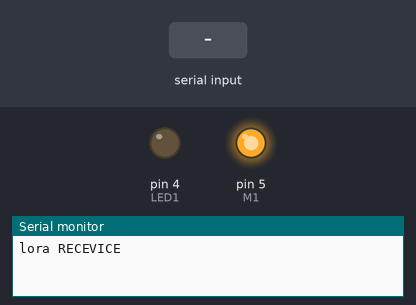
A sketch run on a simulated Arduino Uno, built with avr-gcc and run on an emulated ATmega328P. Parts: output pins drawn as LEDs (lit = HIGH), the last lines printed to the serial monitor. Inputs (shaded band) come from the test bench.

Above: at 1.2 s.
1.3 s: "on" received over the second serial link
At 2.8 s:
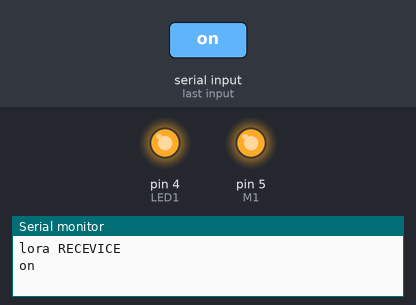
3.8 s: "off" received over the second serial link
At 5.9 s:
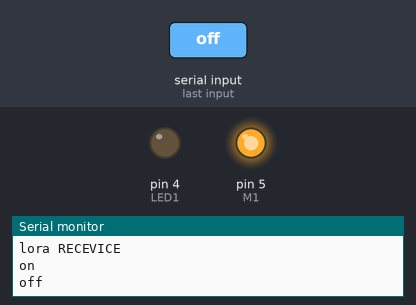
Timing chart, 0 to 7.4 s (numbered marks = the images above; inputs shaded):
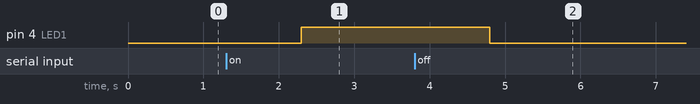

The sketch:

lora_led_slave.ino
```cpp
#include <SoftwareSerial.h>

#define LED1  4
const int M0 =4 ;   // M0 de set up MODE cho Module Lora
const int M1 =5 ;   // M1 de set up MODE cho Module Lora

// sử dụng 2 pin rx,tx để chuyển dữ liệu
SoftwareSerial loraSerial(2, 3); // TX, RX

void setup() {
  pinMode(LED1, OUTPUT);
  pinMode(M0,OUTPUT);
  pinMode(M1, OUTPUT);
  digitalWrite(M0,LOW);
  digitalWrite(M1,HIGH);

   Serial.begin(9600);
   loraSerial.begin(9600);
   Serial.println("lora RECEVICE ");
}

void loop() {
 if(loraSerial.available()){
  // nhận thông tin trạng thái đèn từ lora gateway
  String statusLight = loraSerial.readString();
    if(statusLight == "on") {
      Serial.println("on");
      //đèn sáng
      digitalWrite(LED1, HIGH);
    }else if(statusLight == "off"){
      Serial.println("off");
      //đèn tắt
      digitalWrite(LED1, LOW);
   }
 }

}
```

Measured:
- after the input at 1.3 s, pin 4 (LED1): LOW → HIGH after 1.0 s
- after the input at 3.8 s, pin 4 (LED1): HIGH → LOW after 1.0 s
